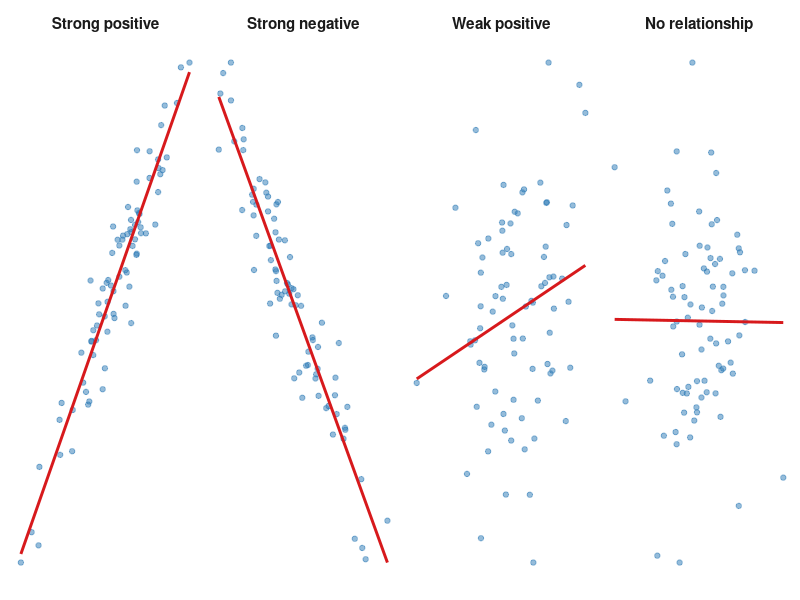
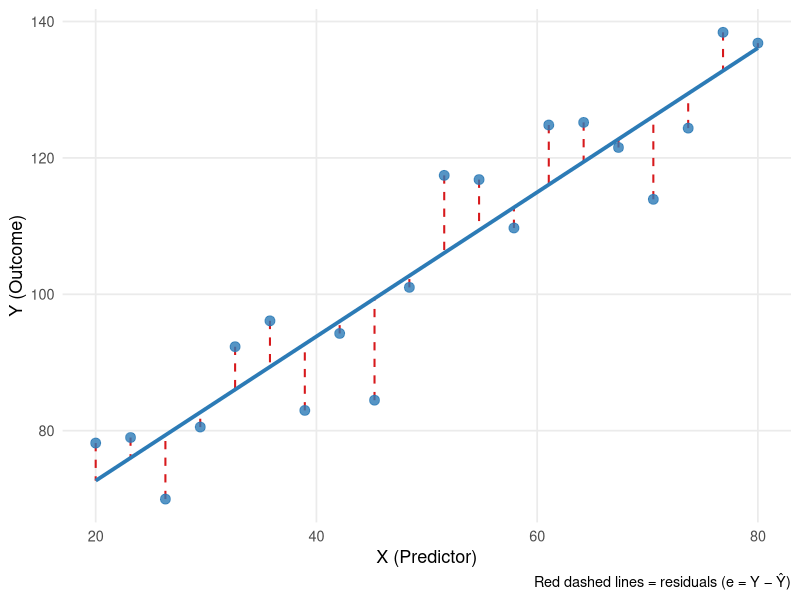
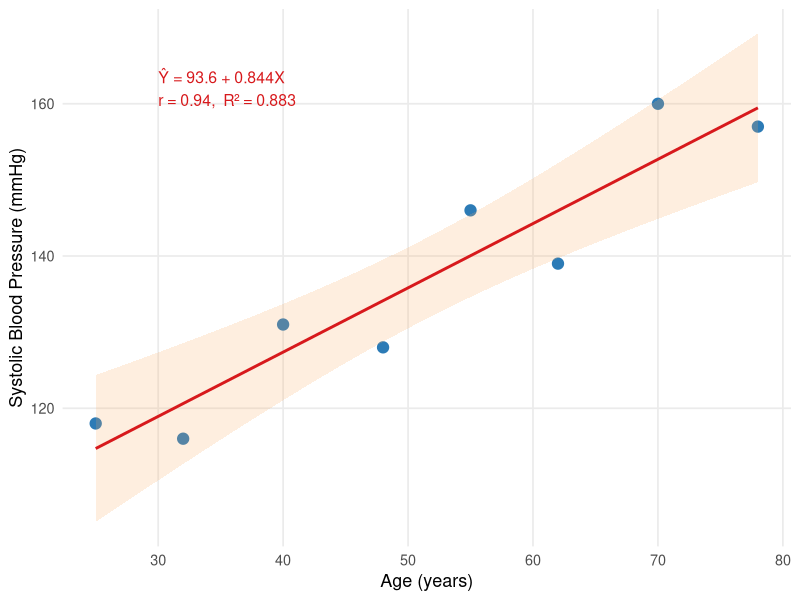

Generate these figures, in order, with R:
## ---- chunk 1
#| label: setup
#| include: false

library(ggplot2)
library(knitr)
library(kableExtra)
library(patchwork)
# Table helpers (used by the book and the slides)
# tbl_fs(): font size; PDF tables use 10pt so they fit the page width
# pdf_w():  fixed column width in the PDF only, so long text wraps
tbl_fs <- function(html_size = 13) if (knitr::is_latex_output()) 10 else html_size
pdf_w  <- function(x) if (knitr::is_latex_output()) x else NULL
## ---- chunk 2
#| label: fig-scatter-types
#| fig-cap: "Four possible relationships between two variables"
#| fig-align: center
#| fig-height: 4
#| fig-width: 10

set.seed(42)
n <- 80

d1 <- data.frame(x = rnorm(n), y = 0.8*rnorm(n, mean=0) + rnorm(n,sd=0.5),
                 type = "Strong positive")
d1$y <- d1$x * 0.9 + rnorm(n, sd=0.3)

d2 <- data.frame(x = rnorm(n), y = -0.9*rnorm(n) + rnorm(n,sd=0.3),
                 type = "Strong negative")
d2$y <- -d2$x * 0.9 + rnorm(n, sd=0.3)

d3 <- data.frame(x = rnorm(n), y = 0.4*rnorm(n) + rnorm(n,sd=0.9),
                 type = "Weak positive")
d3$y <- d3$x * 0.3 + rnorm(n, sd=0.9)

d4 <- data.frame(x = rnorm(n), y = rnorm(n),
                 type = "No relationship")

all_d <- rbind(d1, d2, d3, d4)
all_d$type <- factor(all_d$type,
                     levels = c("Strong positive","Strong negative",
                                "Weak positive","No relationship"))

ggplot(all_d, aes(x = x, y = y)) +
  geom_point(alpha = 0.5, color = "#2c7bb6", size = 1.5) +
  geom_smooth(method = "lm", se = FALSE, color = "#d7191c",
              linewidth = 1, formula = y ~ x) +
  facet_wrap(~ type, nrow = 1, scales = "free") +
  theme_minimal(base_size = 12) +
  theme(axis.text = element_blank(),
        axis.ticks = element_blank(),
        axis.title = element_blank(),
        panel.grid = element_blank(),
        strip.text = element_text(face = "bold", size = 11))
## ---- chunk 3
#| label: tbl-r-interpret
#| tbl-cap: "General guidelines for interpreting the correlation coefficient"

r_tab <- data.frame(
  `|r| range` = c("0.00 - 0.19", "0.20 - 0.39",
                   "0.40 - 0.59", "0.60 - 0.79", "0.80 - 1.00"),
  Strength = c("Negligible", "Weak", "Moderate", "Strong", "Very strong"),
  Direction = c("-", "Positive or negative depending on sign",
                "Positive or negative depending on sign",
                "Positive or negative depending on sign",
                "Positive or negative depending on sign")
)

kable(r_tab, col.names = c("Size of r (ignoring sign)", "Strength", "Note"),
      align = c("c","l","l")) |>
  kable_styling(bootstrap_options = c("striped","hover","bordered"),
                full_width = FALSE, font_size = tbl_fs(13)) |>
  column_spec(1, bold = TRUE, color = "#2c7bb6")
## ---- chunk 4
#| label: fig-ols
#| fig-cap: "Least squares regression line minimizes the sum of squared residuals (vertical red lines)"
#| fig-align: center
#| fig-height: 4
#| fig-width: 6

set.seed(10)
x <- seq(20, 80, length = 20)
y <- 60 + 0.9 * x + rnorm(20, sd = 10)
fit <- lm(y ~ x)
df_ols <- data.frame(x = x, y = y,
                     yhat = fitted(fit),
                     resid = residuals(fit))

ggplot(df_ols, aes(x = x, y = y)) +
  geom_segment(aes(xend = x, yend = yhat),
               color = "#d7191c", linewidth = 0.7, linetype = "dashed") +
  geom_smooth(method = "lm", se = FALSE, color = "#2c7bb6",
              linewidth = 1.3, formula = y ~ x) +
  geom_point(size = 3, color = "#2c7bb6", alpha = 0.8) +
  labs(x = "X (Predictor)", y = "Y (Outcome)",
       caption = "Red dashed lines = residuals (e = Y − Ŷ)") +
  theme_minimal(base_size = 13) +
  theme(panel.grid.minor = element_blank())
## ---- chunk 5
#| label: tbl-ex1-data
#| tbl-cap: "Age and Systolic Blood Pressure of 8 Adults"

age <- c(25, 32, 40, 48, 55, 62, 70, 78)
sbp <- c(118, 116, 131, 128, 146, 139, 160, 157)

ex1 <- data.frame(Subject = paste0("S", 1:8), Age = age, SBP = sbp)

kable(ex1, col.names = c("Subject", "Age (years)", "SBP (mmHg)"),
      align = c("c","c","c")) |>
  kable_styling(bootstrap_options = c("striped","hover","bordered"),
                full_width = FALSE, font_size = tbl_fs(13))
## ---- chunk 6
#| label: tbl-ex1-calc
#| tbl-cap: "Calculation Table for Correlation and Regression"

xbar <- mean(age)
ybar <- mean(sbp)

calc <- data.frame(
  Subject = paste0("S", 1:8),
  x = age,
  y = sbp,
  xdev = round(age - xbar, 2),
  ydev = round(sbp - ybar, 2),
  xdev2 = round((age - xbar)^2, 2),
  ydev2 = round((sbp - ybar)^2, 2),
  xydev = round((age - xbar)*(sbp - ybar), 2)
)

totrow <- data.frame(
  Subject = "**Total**",
  x = NA, y = NA,
  xdev = NA, ydev = NA,
  xdev2 = round(sum((age-xbar)^2), 2),
  ydev2 = round(sum((sbp-ybar)^2), 2),
  xydev = round(sum((age-xbar)*(sbp-ybar)), 2)
)

calc_all <- rbind(calc, totrow)

kable(calc_all,
      col.names = c("Subject","x","y","x-xbar","y-ybar",
                    "(x-xbar)2","(y-ybar)2","(x-xbar)(y-ybar)"),
      align = rep("c", 8), na_print = "-") |>
  kable_styling(bootstrap_options = c("striped","hover","bordered"),
                full_width = FALSE, font_size = tbl_fs(12)) |>
  row_spec(9, bold = TRUE) |>
  row_spec(0, bold = TRUE, color = "white", background = "#2c7bb6")
## ---- chunk 7
#| label: fig-ex1-fit
#| fig-cap: "Scatter plot with fitted regression line: Age vs. Systolic Blood Pressure"
#| fig-align: center
#| fig-height: 4
#| fig-width: 6

fit1 <- lm(sbp ~ age)
df1  <- data.frame(age = age, sbp = sbp)

ggplot(df1, aes(x = age, y = sbp)) +
  geom_point(size = 3.5, color = "#2c7bb6") +
  geom_smooth(method = "lm", se = TRUE, color = "#d7191c",
              fill = "#fdae61", alpha = 0.2, formula = y ~ x) +
  annotate("text", x = 30, y = 162,
           label = paste0("Ŷ = ", round(coef(fit1)[1],2),
                          " + ", round(coef(fit1)[2],3), "X\n",
                          "r = ", round(cor(age,sbp),3),
                          ",  R² = ", round(cor(age,sbp)^2,3)),
           hjust = 0, size = 4, color = "#d7191c") +
  labs(x = "Age (years)", y = "Systolic Blood Pressure (mmHg)") +
  theme_minimal(base_size = 13) +
  theme(panel.grid.minor = element_blank())
## ---- chunk 8
#| label: tbl-assumptions
#| tbl-cap: "Assumptions of Simple Linear Regression"

assump <- data.frame(
  Assumption = c("Linearity",
                 "Independence",
                 "Homoscedasticity",
                 "Normality of residuals"),
  Meaning = c(
    "The relationship between X and Y is linear (a straight line is appropriate)",
    "Observations are independent of each other",
    "The spread of residuals is roughly constant across all values of X",
    "Residuals are approximately normally distributed"
  ),
  `How to Check` = c(
    "Scatter plot of X vs. Y; residual plot",
    "Study design - satisfied by random sampling",
    "Plot of residuals vs. fitted values - no funnel shape",
    "Histogram or Q-Q plot of residuals"
  )
)

kable(assump, col.names = c("Assumption", "Meaning", "How to Check"),
      align = c("l","l","l")) |>
  kable_styling(bootstrap_options = c("striped","hover","bordered"),
                full_width = FALSE, font_size = tbl_fs(13)) |>
  column_spec(1, bold = TRUE, color = "#2c7bb6", width = pdf_w("1.3in")) |>
  column_spec(2, width = pdf_w("2.2in")) |>
  column_spec(3, width = pdf_w("2.0in"))
## ---- chunk 9
#| label: tbl-spss-model
#| tbl-cap: "SPSS Output: Model Summary"

model_sum <- data.frame(
  R = "0.821",
  R2 = "0.674",
  `Adjusted R2` = "0.666",
  `Std. Error of the Estimate` = "8.458"
)

kable(model_sum,
      col.names = c("R", "R2", "Adjusted R2", "Std. Error of the Estimate"),
      align = rep("c",4)) |>
  kable_styling(bootstrap_options = c("bordered"),
                full_width = FALSE, font_size = tbl_fs(13)) |>
  row_spec(0, bold = TRUE, color = "white", background = "#2c7bb6")
## ---- chunk 10
#| label: tbl-spss-anova
#| tbl-cap: "SPSS Output: ANOVA Table"

anova_tab <- data.frame(
  Source = c("Regression", "Residual", "Total"),
  SS = c("5621.4", "2718.6", "8340.0"),
  df = c("1", "38", "39"),
  MS = c("5621.4", "71.5", ""),
  F = c("78.62", "", ""),
  Sig = c("< 0.001", "", "")
)

kable(anova_tab,
      col.names = c("", "Sum of Squares", "df", "Mean Square", "F", "Sig."),
      align = c("l","c","c","c","c","c")) |>
  kable_styling(bootstrap_options = c("bordered"),
                full_width = FALSE, font_size = tbl_fs(13)) |>
  row_spec(0, bold = TRUE, color = "white", background = "#2c7bb6") |>
  row_spec(1, bold = TRUE)
## ---- chunk 11
#| label: tbl-spss-coef
#| tbl-cap: "SPSS Output: Coefficients Table"

coef_tab <- data.frame(
  ` ` = c("Constant", "Waist circumference"),
  B = c("32.15", "0.87"),
  SE = c("6.24", "0.10"),
  Beta = c("-", "0.821"),
  t = c("5.15", "8.87"),
  Sig = c("< 0.001", "< 0.001")
)

kable(coef_tab,
      col.names = c("", "B", "Std. Error", "Beta (standardized)", "t", "Sig."),
      align = c("l","c","c","c","c","c")) |>
  kable_styling(bootstrap_options = c("bordered"),
                full_width = FALSE, font_size = tbl_fs(13)) |>
  row_spec(0, bold = TRUE, color = "white", background = "#2c7bb6") |>
  row_spec(2, bold = TRUE)
